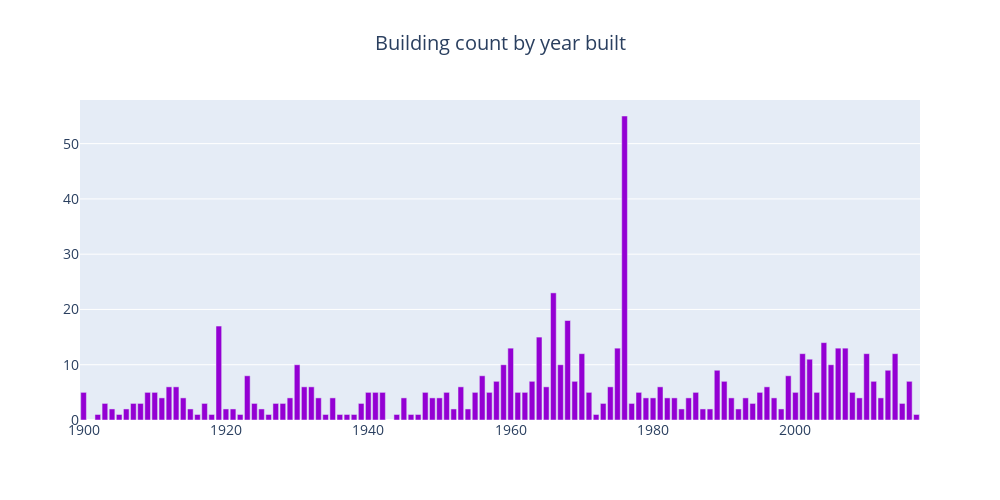

The cell this chart's notebook holds for it:
### Code cell
count_value_building = building_metadata["year_built"].value_counts()
trace = go.Bar(
    x=count_value_building.index,
    y=count_value_building.values,
    marker=dict(
        color="darkviolet",
    ),
)
layout = go.Layout(
    title=go.layout.Title(
        text="Building count by year built",
        x=0.5
    ),
    font=dict(size=14),
    width=1000,
    height=500,
)
data = [trace]
fig = go.Figure(data=data, layout=layout)
py.iplot(fig, filename="meter")

### Figure 1 — Plotly figure (JSON) as saved in the notebook; plotly's stock layout.template omitted (floating-point values rounded to 4 significant figures)
{"data": [{"marker": {"color": "darkviolet"}, "type": "bar", "x": [1976, 1966, 1968, 1919, 1964, 2004, 1960, 1975, 2007, 2006, 2014, 2010, 1970, 2001, 2002, 1930, 1967, 2005, 1959, 1989, 2013, 1956, 1999, 1923, 1969, 1990, 2016, 2011, 1963, 1958, 1981, 1913, 1996, 1953, 1974, 1912, 1932, 1965, 1931, 1962, 2003, 1948, 1940, 1986, 2000, 1909, 2008, 1942, 1957, 1910, 1978, 1971, 1995, 1955, 1941, 1900, 1961, 1951, 1950, 1914, 1929, 1935, 1945, 1985, 1982, 1933, 1980, 1993, 2009, 1997, 1979, 1949, 1911, 2012, 1991, 1983, 1977, 1973, 1908, 1939, 1928, 1917, 1903, 1924, 1927, 1994, 1907, 2015, 1904, 1998, 1988, 1921, 1954, 1992, 1984, 1915, 1920, 1925, 1987, 1952, 1906, 1937, 1902, 1905, 1972, 1916, 1922, 1938, 1918, 1946, 1944, 1934, 1936, 1926, 2017, 1947], "y": [55, 23, 18, 17, 15, 14, 13, 13, 13, 13, 12, 12, 12, 12, 11, 10, 10, 10, 10, 9, 9, 8, 8, 8, 7, 7, 7, 7, 7, 7, 6, 6, 6, 6, 6, 6, 6, 6, 6, 5, 5, 5, 5, 5, 5, 5, 5, 5, 5, 5, 5, 5, 5, 5, 5, 5, 5, 5, 4, 4, 4, 4, 4, 4, 4, 4, 4, 4, 4, 4, 4, 4, 4, 4, 4, 4, 3, 3, 3, 3, 3, 3, 3, 3, 3, 3, 3, 3, 2, 2, 2, 2, 2, 2, 2, 2, 2, 2, 2, 2, 2, 1, 1, 1, 1, 1, 1, 1, 1, 1, 1, 1, 1, 1, 1, 1]}], "layout": {"font": {"size": 14}, "height": 500, "title": {"text": "Building count by year built", "x": 0.5}, "width": 1000}}
